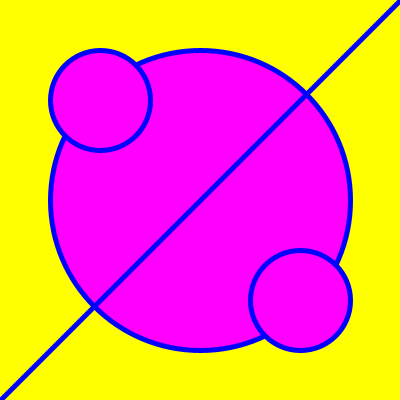
Frame 1 (no input)
Frame 60 (the mouse pressed at the canvas centre just before this capture): identical to frame 1, image omitted
Frame 120 (the mouse held since frame 60 and released just before this capture): identical to frame 1, image omitted

The Processing sketch that drew this single still picture (run headless with seeded random() and noise(); from frame 60 on, the mouse is pressed at the canvas centre):

// Processing sketch: sketch_1_1
// ── sketch_1_1.pde
void setup () {
  //fullScreen();
  size(400, 400);
  
}

void draw () {

  background (255, 255, 0);
  
  // stroke options
  strokeWeight(5);
  stroke(0, 0, 255);
  fill(255, 0, 255);
  
  // line interactive
  ellipse(200, 200, 300, 300);
  ellipse(100,100, 100,100);
  line(400,0, 0, 400);
  ellipse(300, 300, 100, 100);
}
